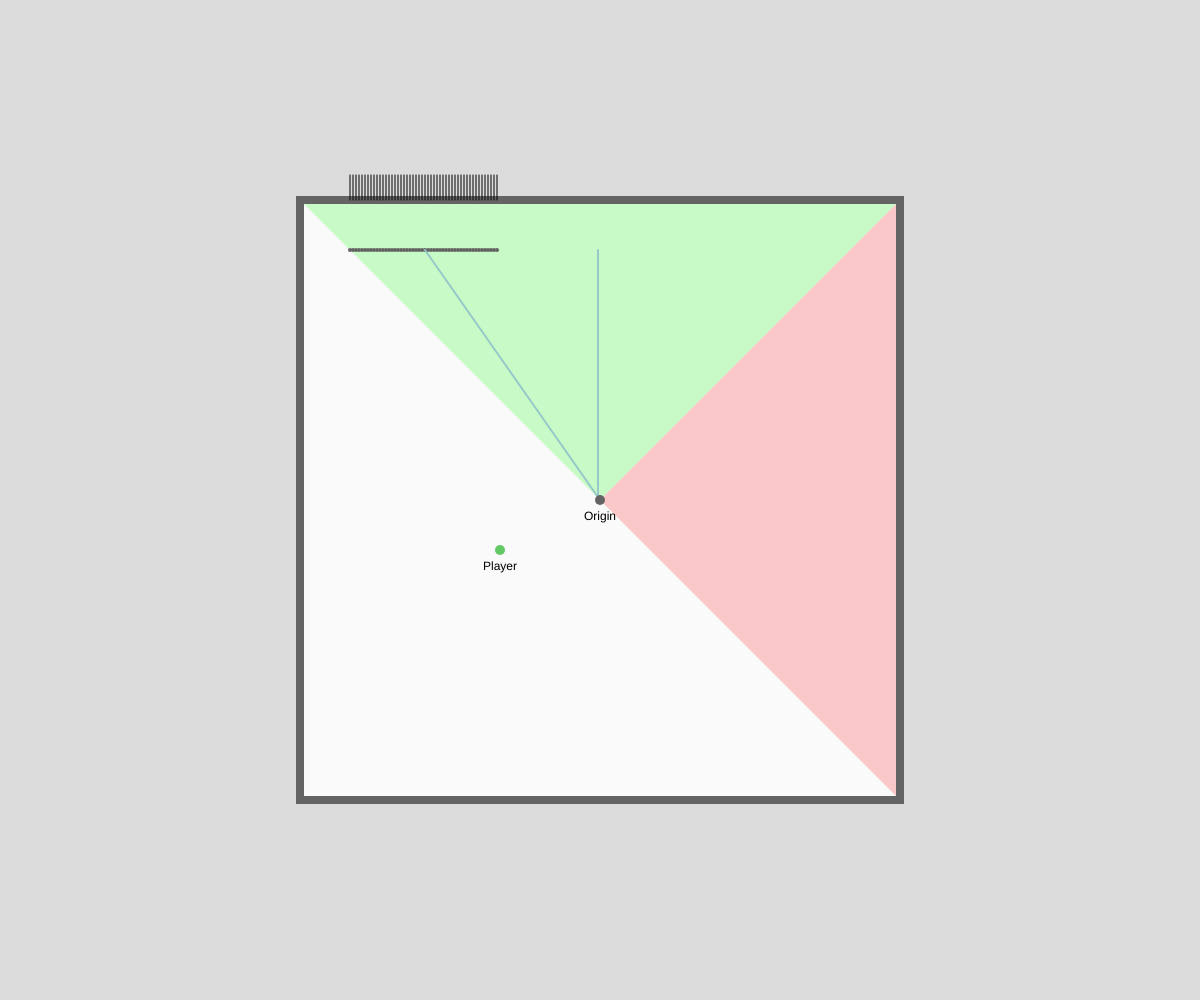
Frame 1 (no input)
Frame 60 (no input): identical to frame 1, image omitted
Frame 120 (the mouse pressed at the canvas centre since frame 60): identical to frame 1, image omitted

The p5.js sketch that drew this single still picture (run headless with seeded random() and noise() and a simulated clock; from frame 60 on, the mouse is pressed at the canvas centre):

// p5.js sketch
// ── sketch.js
let objX = 350;
let objY = 250;
let objW = 50;
let objSW = 3;
let cubeSize = 300;
let mx, my, mdx, mdy;

function setup() {
  createCanvas(windowWidth, windowHeight);
  mx = width / 2 - 100;
  my = height / 2 + 50;
  
  textAlign(CENTER);
}

function draw() {
  background(220);
  if (mouseIsPressed && width / 2 - mouseX > height / 2 - mouseY) {
    mx = mouseX;
    my = mouseY;
    mdx = width / 2 - mx;
    mdy = height / 2 - my;
    print("x:" + mdx + ", y:" + mdy);
  }
  
  // cubemap
  noStroke();
  fill(250);
  square(width / 2 - cubeSize, height / 2 - cubeSize, cubeSize * 2);
  
  fill(200, 250, 200);
  triangle(width / 2, height / 2, width / 2 - cubeSize, height / 2 - cubeSize, width / 2 + cubeSize, height / 2 - cubeSize);
  
  fill(250, 200, 200);
  triangle(width / 2, height / 2, width / 2 + cubeSize, height / 2 - cubeSize, width / 2 + cubeSize, height / 2 + cubeSize);
  
  noFill();
  stroke(100);
  strokeWeight(8);
  square(width / 2 - cubeSize, height / 2 - cubeSize, cubeSize * 2);
  
  // original line
  noFill();
  stroke(100);
  strokeWeight(4);
  for (let x = objX; x < objX + objW * objSW; x += objSW) {
    point(x, objY);
  }
  
  // transformed line
  stroke(0);
  let tx = objX + mdx;
  let ty = objY + mdy;
  for (let ox = 0; ox < objW * objSW; ox += objSW) {
    point(tx + ox, ty);
  }
  
  stroke(150, 200, 200);
  strokeWeight(2);
  // real distance
  line(width / 2, height / 2, objX + objW * objSW / 2, objY);
  line(width / 2, height / 2, tx + objW * objSW / 2, ty);
  
  // unprojected distance
  line(width / 2 - 2, height / 2, width / 2 - 2, objY);
  line(width / 2 + 2, height / 2, width / 2 + 2, ty);
  
  noFill();
  stroke(0);
  strokeWeight(1);
  for (let x = objX; x < objX + objW * objSW; x += objSW) {
    let od = height / 2 - objY;
    line(x, height / 2 - cubeSize, x, height / 2 - cubeSize - od / 10);
  }
  
  for (let ox = 0; ox < objW * objSW; ox += objSW) {
    let td = height / 2 - ty;
    line(tx + ox, height / 2 - cubeSize, tx + ox, height / 2 - cubeSize - td / 10);
  }
  
  // player and origin
  stroke(100, 100, 100);
  strokeWeight(10);
  point(width / 2, height / 2);
  
  stroke(100, 200, 100);
  point(mx, my);
  
  fill(0);
  noStroke();
  text("Origin", width / 2, height / 2 + 20);
  text("Player", mx, my + 20);
}
